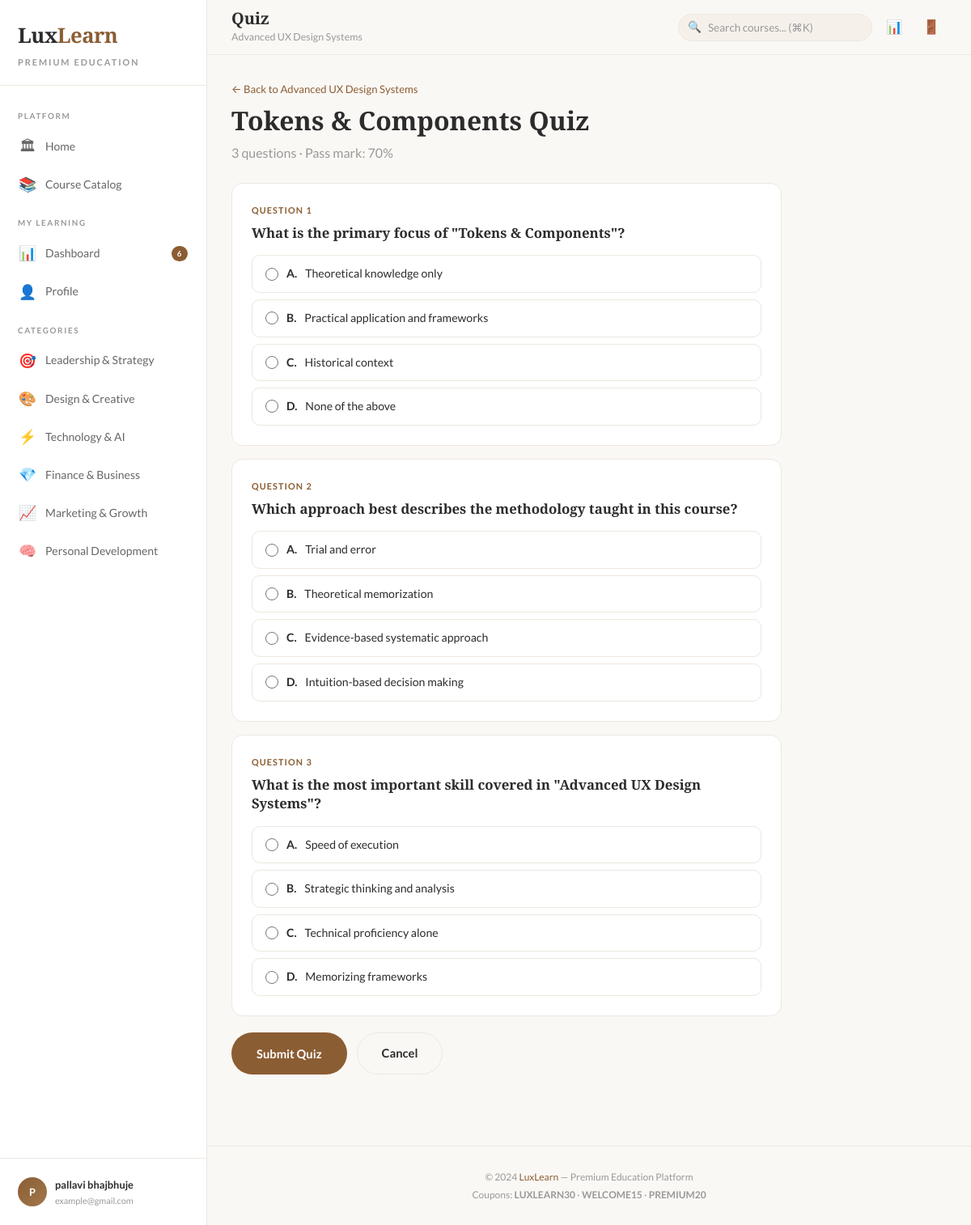
Page /course/advanced-ux-design-systems/quiz/tokens-components-quiz/ (signed in) on the committed database.
### courses/models.py (models this page shows, shortened)
class Category(models.Model):
    name = models.CharField(max_length=100)
    slug = models.SlugField(unique=True, blank=True)
    icon = models.CharField(max_length=10, blank=True)
    description = models.TextField(blank=True)
    color = models.CharField(max_length=7, default='#8B5D33')
    display_order = models.IntegerField(default=0)
    is_active = models.BooleanField(default=True)
    class Meta:
        verbose_name_plural = 'Categories'
        ordering = ['display_order', 'name']

class Course(models.Model):
    LEVEL_CHOICES = [
        ('beginner', 'Beginner'),
        ('intermediate', 'Intermediate'),
        ('advanced', 'Advanced'),
        ('expert', 'Expert'),
    ]
    title = models.CharField(max_length=300)
    slug = models.SlugField(unique=True, blank=True)
    subtitle = models.CharField(max_length=500, blank=True)
    description = models.TextField()
    category = models.ForeignKey(Category, on_delete=models.CASCADE, related_name='courses')
    instructor = models.ForeignKey(InstructorProfile, on_delete=models.CASCADE, related_name='courses')
    level = models.CharField(max_length=20, choices=LEVEL_CHOICES, default='beginner')
    price = models.DecimalField(max_digits=10, decimal_places=2)
    compare_price = models.DecimalField(max_digits=10, decimal_places=2, null=True, blank=True)
    image = models.URLField()
    preview_video = models.URLField(blank=True)
    language = models.CharField(max_length=50, default='English')
    duration_hours = models.DecimalField(max_digits=5, decimal_places=1, default=0)
    tags = models.CharField(max_length=500, blank=True)
    what_you_learn = models.TextField(blank=True, help_text='One point per line')
    requirements = models.TextField(blank=True, help_text='One point per line')
    is_published = models.BooleanField(default=True)
    is_featured = models.BooleanField(default=False)
    is_bestseller = models.BooleanField(default=False)
    certificate_offered = models.BooleanField(default=True)
    max_students = models.PositiveIntegerField(default=0, help_text='0 = unlimited')
    created_at = models.DateTimeField(auto_now_add=True)
    updated_at = models.DateTimeField(auto_now=True)
    class Meta:
        ordering = ['-created_at']

class Lesson(models.Model):
    LESSON_TYPE_CHOICES = [
        ('video', 'Video'),
        ('text', 'Text'),
        ('quiz', 'Quiz'),
        ('assignment', 'Assignment'),
    ]
    module = models.ForeignKey(Module, on_delete=models.CASCADE, related_name='lessons')
    title = models.CharField(max_length=300)
    slug = models.SlugField(blank=True)
    lesson_type = models.CharField(max_length=20, choices=LESSON_TYPE_CHOICES, default='video')
    content = models.TextField(blank=True)
    video_url = models.URLField(blank=True)
    duration_minutes = models.PositiveIntegerField(default=0)
    order = models.PositiveIntegerField(default=0)
    is_free = models.BooleanField(default=False)
    resources = models.TextField(blank=True, help_text='Links, one per line')
    class Meta:
        ordering = ['order']

class Quiz(models.Model):
    lesson = models.OneToOneField(Lesson, on_delete=models.CASCADE, related_name='quiz')
    passing_score = models.PositiveIntegerField(default=70)
    time_limit_minutes = models.PositiveIntegerField(default=0, help_text='0 = no limit')
    class Meta:
        verbose_name_plural = 'Quizzes'

class QuizQuestion(models.Model):
    quiz = models.ForeignKey(Quiz, on_delete=models.CASCADE, related_name='questions')
    text = models.TextField()
    option_a = models.CharField(max_length=500)
    option_b = models.CharField(max_length=500)
    option_c = models.CharField(max_length=500)
    option_d = models.CharField(max_length=500)
    correct_answer = models.CharField(max_length=1, choices=[
        ('A', 'A'), ('B', 'B'), ('C', 'C'), ('D', 'D')
    ])
    explanation = models.TextField(blank=True)
    order = models.PositiveIntegerField(default=0)
    class Meta:
        ordering = ['order']

### courses/views.py (the view, shortened to what this page needs)
# urls.py: path('course/<slug:course_slug>/quiz/<slug:lesson_slug>/', views.quiz_view, name='quiz'),
@login_required
def quiz_view(request, course_slug, lesson_slug):
    course = get_object_or_404(Course, slug=course_slug)
    enrollment = get_object_or_404(Enrollment, user=request.user, course=course)
    lesson = None
    for module in course.modules.prefetch_related('lessons').all():
        for l in module.lessons.all():
            if l.slug == lesson_slug:
                lesson = l
                break
        if lesson:
            break
    if not lesson or not hasattr(lesson, 'quiz'):
        messages.error(request, 'Quiz not found.')
        return redirect('course_detail', slug=course_slug)
    quiz = lesson.quiz
    questions = quiz.questions.all()
    last_attempt = QuizAttempt.objects.filter(user=request.user, quiz=quiz).first()
    context = {
        'course': course,
        'lesson': lesson,
        'quiz': quiz,
        'questions': questions,
        'last_attempt': last_attempt,
    }
    return render(request, 'courses/quiz.html', context)

### courses/context_processors.py (called while the page is built)
def global_context(request):
    ctx = {
        'nav_categories': Category.objects.filter(is_active=True)[:8],
    }
    if request.user.is_authenticated:
        ctx['enrolled_count'] = Enrollment.objects.filter(user=request.user).count()
    return ctx

### courses/templates/courses/quiz.html (shortened to what this page needs)
{% extends 'courses/base.html' %}
{% load course_tags %}
{% block page_title %}Quiz{% endblock %}
{% block page_sub %}{{ course.title|truncatewords:5 }}{% endblock %}
{% block content %}
<div class="quiz-wrap">
    <div style="margin-bottom: 24px;">
        <a href="{% url 'course_detail' course.slug %}" class="text-gold" style="font-size: 0.82rem;">← Back to {{ course.title|truncatewords:4 }}</a>
        <h1 class="detail-title mt-1">{{ lesson.title }}</h1>
        <p class="text-muted">{{ questions|length }} questions · Pass mark: {{ quiz.passing_score }}%</p>
    </div>
    <form method="post">
        {% for q in questions %}
        <div class="question-card">
            <div class="question-num">Question {{ forloop.counter }}</div>
            <div class="question-text">{{ q.text }}</div>
            <div class="option-group">
                <label class="option-label">
                    <input type="radio" name="q_{{ q.id }}" value="A" required> <strong>A.</strong> {{ q.option_a }}
                </label>
                <label class="option-label">
                    <input type="radio" name="q_{{ q.id }}" value="B"> <strong>B.</strong> {{ q.option_b }}
                </label>
                <label class="option-label">
                    <input type="radio" name="q_{{ q.id }}" value="C"> <strong>C.</strong> {{ q.option_c }}
                </label>
                <label class="option-label">
                    <input type="radio" name="q_{{ q.id }}" value="D"> <strong>D.</strong> {{ q.option_d }}
                </label>
            </div>
        </div>
        {% endfor %}
        <div style="display: flex; gap: 12px; margin-top: 20px;">
            <button type="submit" class="btn btn-primary btn-lg">Submit Quiz</button>
            <a href="{% url 'course_detail' course.slug %}" class="btn btn-outline btn-lg">Cancel</a>
        </div>
    </form>
</div>
{% endblock %}

### courses/templates/courses/base.html (shortened to what this page needs)
{% load static %}
{% load course_tags %}
<!DOCTYPE html>
<html lang="en">
<head>
    <link rel="stylesheet" href="{% static 'css/luxlearn.css' %}">
</head>
<body>
<div class="app">
    <aside class="sidebar" role="navigation" aria-label="Main navigation">
        <div class="sidebar-brand">
            <a href="{% url 'home' %}">
                <h1>Lux<span>Learn</span></h1>
                <p>Premium Education</p>
            </a>
        </div>
        <nav class="sidebar-nav">
            <div class="sidebar-label">Platform</div>
            <a href="{% url 'home' %}" class="sidebar-link {% if request.resolver_match.url_name == 'home' %}active{% endif %}">
                <span class="ico">🏛</span> Home
            </a>
            <a href="{% url 'catalog' %}" class="sidebar-link {% if request.resolver_match.url_name == 'catalog' %}active{% endif %}">
                <span class="ico">📚</span> Course Catalog
            </a>
            {% if user.is_authenticated %}
            <div class="sidebar-label">My Learning</div>
            <a href="{% url 'dashboard' %}" class="sidebar-link {% if request.resolver_match.url_name == 'dashboard' %}active{% endif %}">
                <span class="ico">📊</span> Dashboard
                {% if enrolled_count %}<span class="badge">{{ enrolled_count }}</span>{% endif %}
            </a>
            <a href="{% url 'profile' %}" class="sidebar-link {% if request.resolver_match.url_name == 'profile' %}active{% endif %}">
                <span class="ico">👤</span> Profile
            </a>
            {% endif %}
            <div class="sidebar-label">Categories</div>
            {% for cat in nav_categories %}
            <a href="{% url 'catalog' %}?category={{ cat.slug }}" class="sidebar-link">
                <span class="ico">{{ cat.icon }}</span> {{ cat.name }}
            </a>
            {% endfor %}
        </nav>
        <div class="sidebar-footer">
            {% if user.is_authenticated %}
            <a href="{% url 'profile' %}" class="sidebar-user">
                <div class="user-avatar">{{ user.first_name|default:user.username|make_list|first|upper }}</div>
                <div class="user-info">
                    <div class="user-name">{{ user.first_name|default:user.username }} {{ user.last_name }}</div>
                    <div class="user-role">{{ user.email|default:"Learner" }}</div>
                </div>
            </a>
            {% else %}
            <a href="{% url 'login' %}" class="btn btn-primary btn-block btn-sm">Sign In</a>
            {% endif %}
        </div>
    </aside>
    <main class="main">
        <header class="topbar">
            <div class="topbar-left">
                <div>
                    <div class="page-title">{% block page_title %}LuxLearn{% endblock %}</div>
                    <div class="page-sub">{% block page_sub %}{% endblock %}</div>
                </div>
            </div>
            <div class="topbar-right">
                <form action="{% url 'catalog' %}" method="get" class="search-wrap">
                    <span class="search-ico">🔍</span>
                    <input type="text" name="q" class="search-input" placeholder="Search courses... (⌘K)" value="{{ request.GET.q|default:'' }}">
                </form>
                {% if user.is_authenticated %}
                <a href="{% url 'dashboard' %}" class="topbar-btn" title="Dashboard">📊</a>
                <a href="{% url 'logout' %}" class="topbar-btn" title="Sign out">🚪</a>
                {% else %}
                <a href="{% url 'login' %}" class="topbar-btn" title="Sign in">👤</a>
                {% endif %}
            </div>
        </header>
        <div class="content">
            {% block content %}{% endblock %}
        </div>
        <footer class="app-footer">
            <p>© 2024 <a href="{% url 'home' %}">LuxLearn</a> — Premium Education Platform</p>
            <p style="margin-top: 3px;">Coupons: <strong>LUXLEARN30</strong> · <strong>WELCOME15</strong> · <strong>PREMIUM20</strong></p>
        </footer>
    </main>
</div>
</body>
</html>

### rows in the picture
Category: icon "🎯", name "Leadership & Strategy"
Category: icon "🎨", name "Design & Creative"
Category: icon "⚡", name "Technology & AI"
Category: icon "💎", name "Finance & Business"
Category: icon "📈", name "Marketing & Growth"
Category: icon "🧠", name "Personal Development"
Course: title "Advanced UX Design Systems"
Lesson: title "Tokens & Components Quiz"
Quiz: passing_score "70"
QuizQuestion: text "What is the primary focus of \"Tokens & Components\"?", option_a "Theoretical knowledge only", option_b "Practical application and frameworks", option_c "Historical context", option_d "None of the above"
QuizQuestion: text "Which approach best describes the methodology taught in this course?", option_a "Trial and error", option_b "Theoretical memorization", option_c "Evidence-based systematic approach", option_d "Intuition-based decision making"
QuizQuestion: text "What is the most important skill covered in \"Advanced UX Design Systems\"?", option_a "Speed of execution", option_b "Strategic thinking and analysis", option_c "Technical proficiency alone", option_d "Memorizing frameworks"

### other values in the picture
{{ enrolled_count }} "6"
{{ user.first_name|default:user.username|make_list|first|upper }} "P"
{{ user.first_name|default:user.username }} "pallavi"
{{ user.last_name }} "bhajbhuje"
{{ user.email|default:"Learner" }} "example@gmail.com"
{{ questions|length }} "3"
